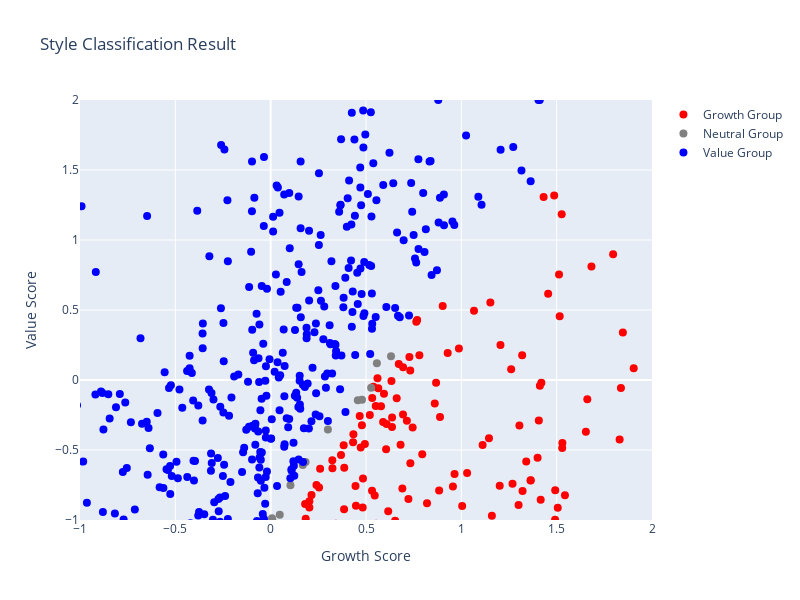

The cell this chart's notebook holds for it:
### Code cell
# 하나의 산점도 그래프로 그룹별 데이터 표시
fig = go.Figure()

# Growth Group
fig.add_trace(go.Scatter(x=GS['GS'], y=GS['VS'], mode='markers', 
                         marker=dict(color='red', size=8),
                         hovertext=GS.index, name='Growth Group'))

# Neutral Group
fig.add_trace(go.Scatter(x=NEUTRAL['GS'], y=NEUTRAL['VS'], mode='markers', 
                         marker=dict(color='gray', size=8),
                         hovertext=NEUTRAL.index, name='Neutral Group'))

# Value Group
fig.add_trace(go.Scatter(x=VS['GS'], y=VS['VS'], mode='markers', 
                         marker=dict(color='blue', size=8),
                         hovertext=VS.index, name='Value Group'))

# 레이아웃 업데이트
fig.update_layout(
    title='Style Classification Result',
    xaxis_title='Growth Score',
    yaxis_title='Value Score',
    xaxis=dict(range=[-1.0, 2.0]),
    yaxis=dict(range=[-1.0, 2.0]),
    width=800,
    height=600
)

fig.show()

### Figure 1 — Plotly figure (JSON) as saved in the notebook; plotly's stock layout.template omitted (floating-point values rounded to 4 significant figures; data arrays with more than 128 entries replaced by an {"elided": "..."} marker saying what was removed)
{"data": [{"hovertext": {"elided": "153 str values"}, "marker": {"color": "red", "size": 8}, "mode": "markers", "name": "Growth Group", "type": "scatter", "x": {"elided": "153 float values"}, "y": {"elided": "153 float values"}}, {"hovertext": ["068270", "163560", "108670", "030200", "207940", "006110", "009150", "086280", "192650", "077970", "071090", "002350", "005930", "003720", "204320", "094280"], "marker": {"color": "gray", "size": 8}, "mode": "markers", "name": "Neutral Group", "type": "scatter", "x": [0.03122, 0.4788, 0.6312, 0.527, -0.02879, -0.04187, 0.04769, 0.4571, 0.01597, -0.02246, 0.1831, 0.5572, 0.00722, 0.3002, 0.1687, 0.1038], "y": [-1.125, -0.1419, 0.1697, -0.05514, -1.229, -1.274, -0.9629, -0.1445, -1.02, -1.083, -0.5863, 0.1205, -0.9871, -0.3537, -0.6065, -0.7513]}, {"hovertext": {"elided": "393 str values"}, "marker": {"color": "blue", "size": 8}, "mode": "markers", "name": "Value Group", "type": "scatter", "x": {"elided": "393 float values"}, "y": {"elided": "393 float values"}}], "layout": {"height": 600, "title": {"text": "Style Classification Result"}, "width": 800, "xaxis": {"range": [-1, 2], "title": {"text": "Growth Score"}}, "yaxis": {"range": [-1, 2], "title": {"text": "Value Score"}}}}
